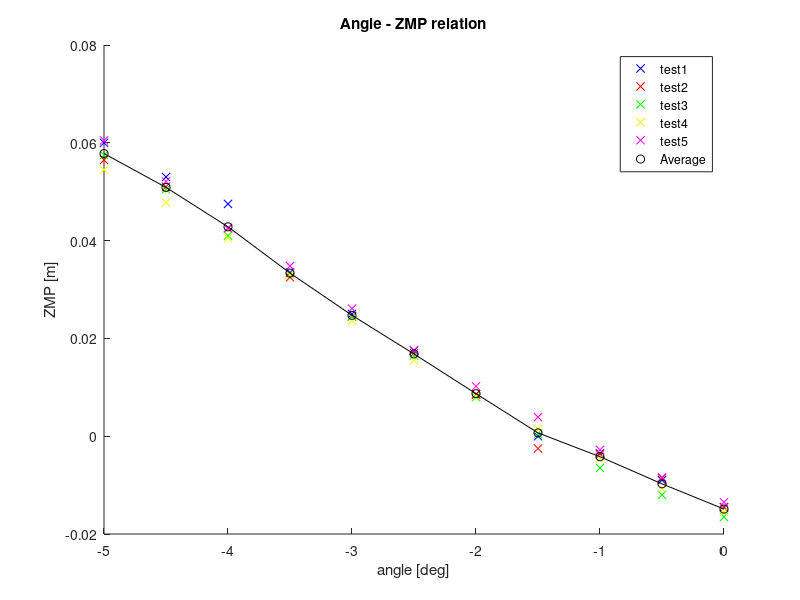
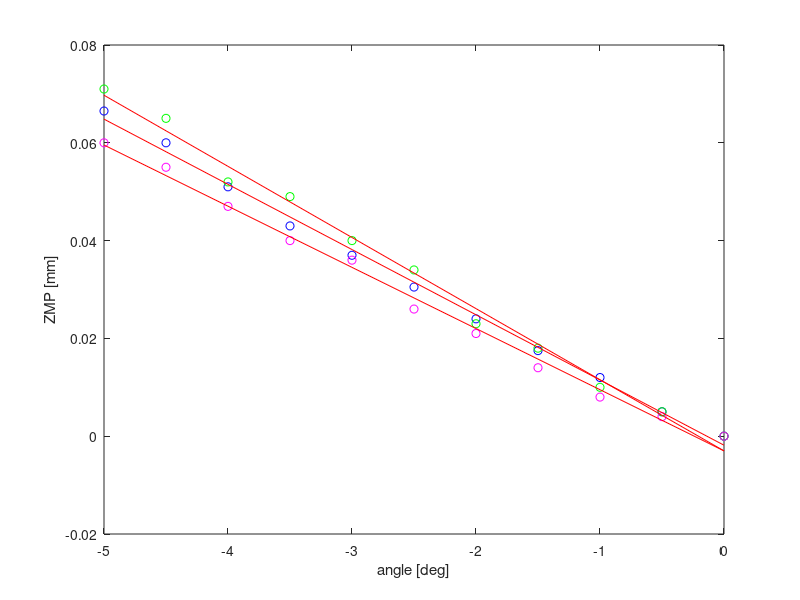

The MATLAB source for these figures, in order: (Note: this script raises an error after producing the figures.)
%% Data (measures in mm) - 19/05/2016
angle = [0 -0.5 -1 -1.5 -2 -2.5 -3 -3.5 -4 -4.5 -5];
test1 = [-14.5; -9; -3.5; 0; 8.5; 17.5; 25; 33.5; 47.5; 53; 60]/1000;
test2 = [-14.5; -8.6; -3.7; -2.5; 8.6; 17; 24.5; 32.5; 42.5; 51; 56.5]/1000;
test3 = [-16.5; -12; -6.5; 0.5; 8; 16.5; 24.5; 33; 41; 50.5; 57.5]/1000;
test4 = [-15.5; -10.7; -4.5; 1.5; 8.2; 15.5; 23.5; 33; 40.5; 47.8; 54.5]/1000;
test5 = [-13.5; -8.4; -2.8; 3.9; 10.2; 17.6; 26.1; 34.8; 42.6; 52.1; 60.5]/1000;
test = [test1 test2 test3 test4 test5];

%Valor medio para cada angulo
Vm = mean (test,2);

hold on;
plot(angle, test1, 'bx');
plot(angle, test2, 'rx');
plot(angle, test3, 'gx');
plot(angle, test4, 'yx');
plot(angle, test5, 'mx');
plot(angle, Vm, 'ko')
plot(angle, Vm, 'k-')

title ('Angle - ZMP relation');
xlabel('angle [deg]');
ylabel('ZMP [m]');
legend('test1','test2','test3','test4','test5', 'Average');


%% Data (measures in mm) - 2/06/2016
% Offset deleted at the beginning
% angles in deg and zmp in metres
angle = [0 -0.5 -1 -1.5 -2 -2.5 -3 -3.5 -4 -4.5 -5];
test1 = [0 0.005 0.012 0.0175 0.024 0.0305 0.037 0.043 0.051 0.06 0.0665];
test2 = [0 0.005 0.01 0.018 0.023 0.034 0.04 0.049 0.052 0.065 0.071];
test3 = [0 0.004 0.008 0.014 0.021 0.026 0.036 0.04 0.047 0.055 0.060];
p = polyfit(angle, test1, 1);
line = p(1)*angle + p(2);
p2 = polyfit(angle, test2, 1);
line2 = p2(1)*angle + p2(2);
p3 = polyfit(angle, test3, 1);
line3 = p3(1)*angle + p3(2);

figure; hold on; box on;
plot(angle, test1, 'bo');
plot(angle, test2, 'go');
plot(angle, test3, 'mo');
plot(angle, line,'r');
plot(angle, line2,'r');
plot(angle, line3,'r');
xlabel('angle [deg]');
ylabel('ZMP [mm]');
gtext(['Test 1: zmp = ',num2str(p(1)),'*angle +',num2str(p(2))])
gtext(['Test 2: zmp = ',num2str(p2(1)),'*angle +',num2str(p2(2))])
gtext(['Test 3: zmp = ',num2str(p3(1)),'*angle +',num2str(p3(2))])
legend('ZMP F/T Test1','ZMP F/T Test2', 'ZMP F/T Test3');
